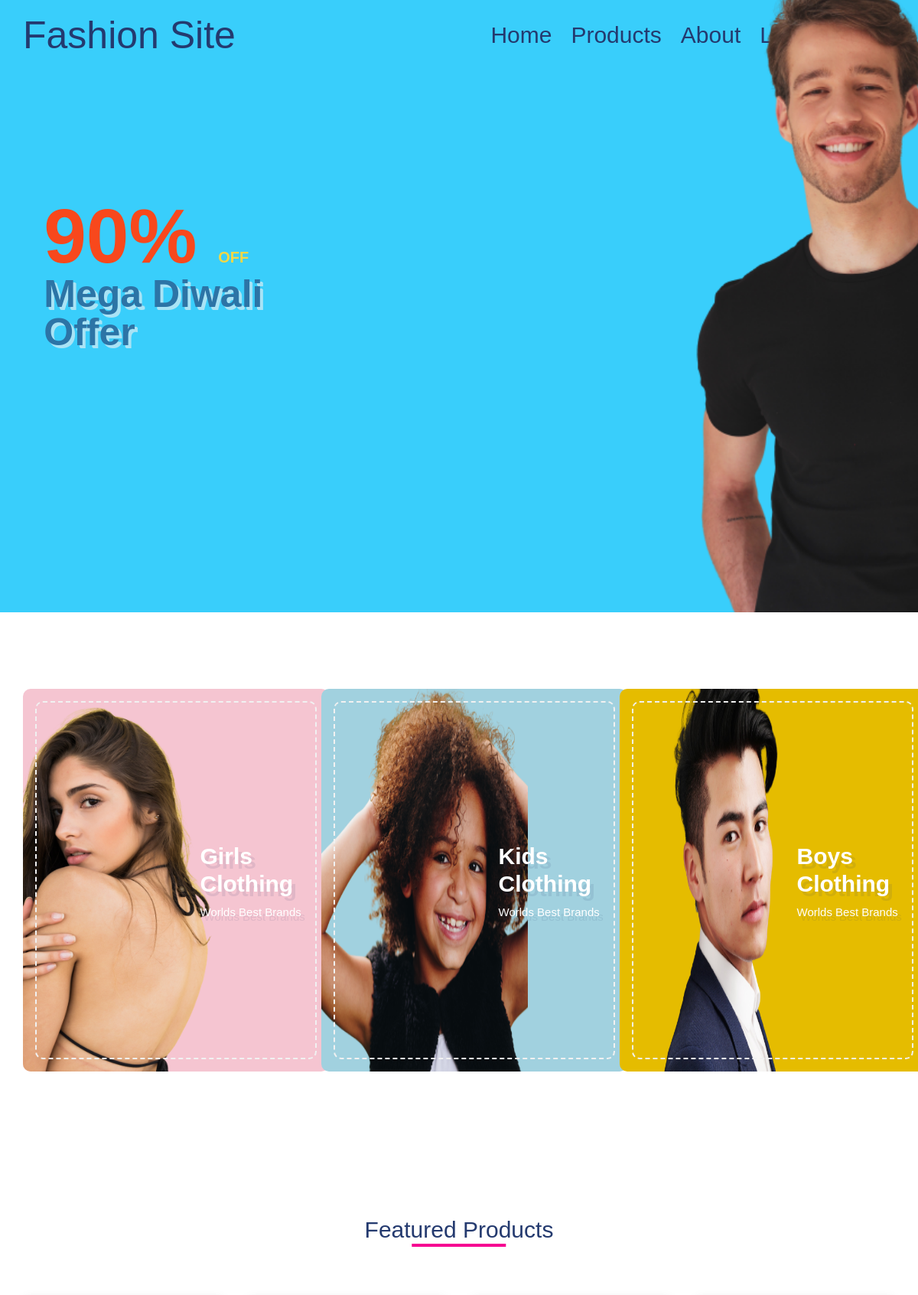
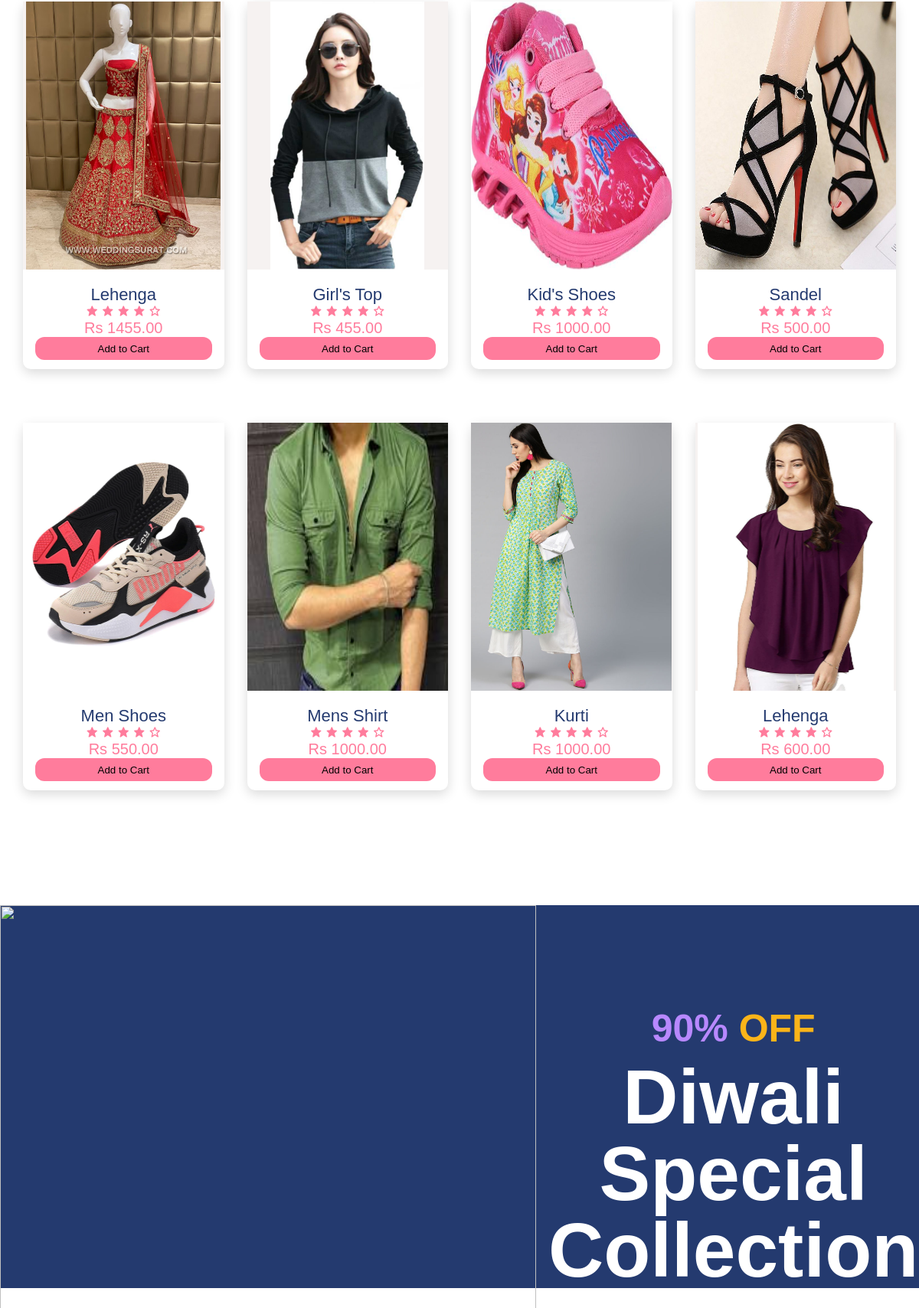
The page /index.php (signed in, upper part) on the database its author committed (2 pictures, top to bottom).
### tables this page shows
CREATE TABLE `products` (
  `id` int(10) NOT NULL,
  `name` varchar(250) NOT NULL,
  `code` varchar(100) NOT NULL,
  `price` double(9,2) NOT NULL,
  `image` varchar(250) NOT NULL
);

### index.php (the view, shortened to what this page needs)
<?php
include('db.php');
?>
<!DOCTYPE html>
<html lang="en">
<head>
  <link rel="stylesheet" href="https://cdn.jsdelivr.net/npm/boxicons@latest/css/boxicons.min.css" />
  <link rel="stylesheet" href="css/styles.css" />
</head>
<body>
  <header id="home" class="header">
    <nav class="nav">
      <div class="navigation container">
        <div class="logo">
          <h1>Fashion Site</h1>
        </div>
        <div class="menu">
          <ul class="nav-list">
            <li class="nav-item">
              <a href="#home" class="nav-link ">Home</a>
            </li>
            <li class="nav-item">
              <div class="dropdown">
                <a href="product.php" class="nav-link">Products</a>
              </div>
            </li>
            <li class="nav-item">
              <a href="about.php" class="nav-link ">About</a>
            </li>
            <li class="nav-item">
              <a href="logout.php" class="nav-link ">Logout</a>
            </li>
            <li class="nav-item">
              <a href="cart.php" class="nav-link icon"><i class="bx bx-shopping-bag"></i></a>
            </li>
          </ul>
        </div>
      </div>
    </nav>
    <img src="images/logo2.png" alt="" class="hero-img" />
    <div class="hero-content">
      <h2><span class="discount">90% </span>OFF</h2>
      <h1>
        <span>Mega Diwali</span>
        <span>Offer</span>
      </h1>
    </div>
  </header>
  <main>
    <section class="advert section">
      <div class="advert-center container">
        <div class="advert-box">
          <div class="dotted">
            <div class="content">
              <h2>
                Girls <br />
                Clothing
              </h2>
              <h4>Worlds Best Brands</h4>
            </div>
          </div>
          <img src="images/logo1.png" alt="">
        </div>
        <div class="advert-box">
          <div class="dotted">
            <div class="content">
              <h2>
                Kids <br />
                Clothing
              </h2>
              <h4>Worlds Best Brands</h4>
            </div>
          </div>
          <img src="images/b.png" alt="">
        </div>
        <div class="advert-box">
          <div class="dotted">
            <div class="content">
              <h2>
                Boys <br />
                Clothing
              </h2>
              <h4>Worlds Best Brands</h4>
            </div>
          </div>
          <img src="images/a.png" alt="">
        </div>
      </div>
    </section>
    <section class="section featured">
      <div class="title">
        <h1>Featured Products</h1>
      </div>
      <div class="product-center container">
        <?php
        $result = mysqli_query($con, "SELECT * FROM `products` where id<5");
        while ($row = mysqli_fetch_assoc($result)) {
          echo "<div class='product'>
          <form method='post' action=''>  <div class='product-header'>
          <img src='" . $row['image'] . "' >
            <ul class='icons'>
              <span><i class='bx bx-heart'></i></span>
              <span><i class='bx bx-shopping-bag'></i></span>
              <span><i class='bx bx-search'></i></span>
            </ul>
          </div>
          <div class='product-footer'>
            <a href='#'>
              <h3>" . $row['name'] . "</h3>
            </a>
            <div class='rating'>
              <i class='bx bxs-star'></i>
              <i class='bx bxs-star'></i>
              <i class='bx bxs-star'></i>
              <i class='bx bxs-star'></i>
              <i class='bx bx-star'></i>
            </div>
            <h4 class='price'>Rs " . $row['price'] . "</h4>
            <input type='hidden' name='code' value=" . $row['code'] . " />
            <button type='submit' class='buy'>Add to Cart</button>
            </div>
            </form>
          </div>";
        }
        ?>
        <?php
        $result = mysqli_query($con, "SELECT * FROM `products` where id>4 and id<9");
        while ($row = mysqli_fetch_assoc($result)) {
          echo "<div class='product'>
          <form method='post' action=''>  <div class='product-header'>
          <img src='" . $row['image'] . "' >
            <ul class='icons'>
              <span><i class='bx bx-heart'></i></span>
              <span><i class='bx bx-shopping-bag'></i></span>
              <span><i class='bx bx-search'></i></span>
            </ul>
          </div>
          <div class='product-footer'>
            <a href='#'>
              <h3>" . $row['name'] . "</h3>
            </a>
            <div class='rating'>
              <i class='bx bxs-star'></i>
              <i class='bx bxs-star'></i>
              <i class='bx bxs-star'></i>
              <i class='bx bxs-star'></i>
              <i class='bx bx-star'></i>
            </div>
            <h4 class='price'> Rs " . $row['price'] . "</h4>
            <input type='hidden' name='code' value=" . $row['code'] . " />
            <button type='submit' class='buy'>Add to Cart</button>
            </div>
            </form>
          </div>";
        }
        ?>
    </section>
    <section class="section">
      <div class="product-banner">
        <div class="left">
          <img src="images/women.jpg" height="700px" width="700px" alt="" />
        </div>
        <div class="right">
          <div class="content">
            <h2 style="font-size: 50px;"><span class="discount">90% </span>OFF</h2>
            <h1>
              <span style="font-size: 100px;">Diwali</span>
              <span style="font-size: 100px;">Special Collection</span>
            </h1>
          </div>
        </div>
      </div>
    </section>
  </main>
</body>
</html>

### rows shown on the page
products: image (picture), name "Lehenga", price "1455.00"
products: image (picture), name "Girl's Top", price "455.00"
products: image (picture), name "Kid's Shoes", price "1000.00"
products: image (picture), name "Sandel", price "500.00"
products: image (picture), name "Men Shoes", price "550.00"
products: image (picture), name "Mens Shirt", price "1000.00"
products: image (picture), name "Kurti", price "1000.00"
products: image (picture), name "Lehenga", price "600.00"
